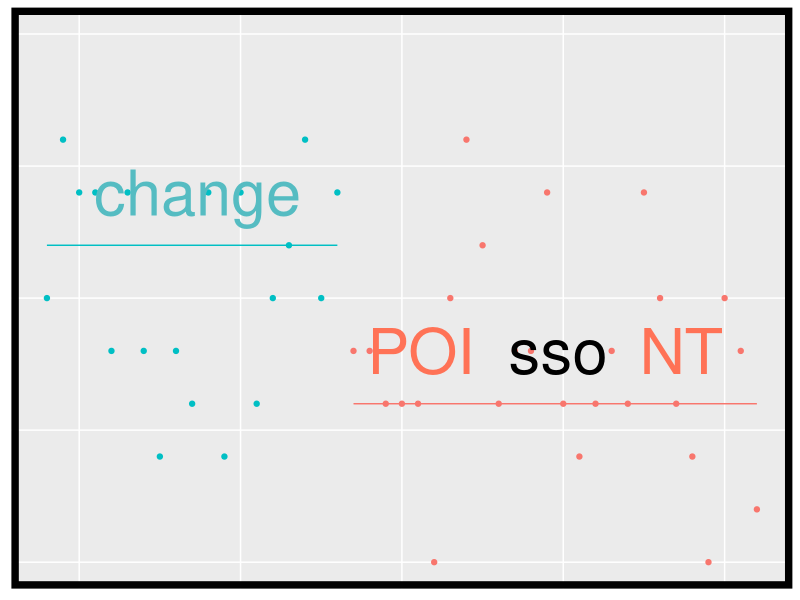

Reproduce this figure in R.
## ---- chunk 1
knitr::opts_chunk$set(
  collapse = TRUE,
  comment = "#>"
)
## ---- chunk 2

library(tibble)
library(dplyr)
library(ggplot2)
library(svglite)
library(here)

len = 51
#Ensure that len is even
len = len + len%%2

intensities = c(rep(6,len/2),rep(3,len/2))
obs = rpois(n = len, lambda = intensities)

tib = tibble(x = 1:len, intensities, obs)
by_intense = tib %>%
  group_by(intensities)

first_grp <- by_intense %>%
  filter(intensities == 6)

second_grp <- by_intense %>%
  filter(intensities == 3)

p = ggplot(by_intense, aes( x = x , y = obs , color = as.character(intensities) ) ) +
  geom_point() +
  geom_line(data = first_grp ,aes(x = x , y = intensities , color = as.character(intensities) )) +
  geom_line(data = second_grp ,aes(x = x , y = intensities , color = as.character(intensities) )) +
  expand_limits(y = 0) +
  theme(axis.line=element_blank(),axis.text.x=element_blank(),
          axis.text.y=element_blank(),axis.ticks=element_blank(),
          axis.title.x=element_blank(),
          axis.title.y=element_blank(),legend.position="none",
          panel.grid.minor=element_blank(),plot.background=element_blank(),
          panel.border = element_rect(colour = "black", fill=NA, size=5))

 logo = p + annotate("text", x=len/3, y=7, label= "change", size = 16 , color = "#55BCC2" ) + 
   annotate("text", x=len*0.6, y=4, label= "POI", size = 16 , color = "coral1" ) +
   annotate("text", x=len*0.763, y=4, label= "sso", size = 16 ) + 
   annotate("text", x=len*0.91, y=4, label= "NT", size = 16 , color = "coral1") +
   xlim(8, len) +
   ylim(0,10) 
   #theme( panel.border = element_rect(colour = "black", fill=NA, size=5) )
   
ggsave(file=here("man","figures","logo.svg"), plot=logo, width=6, height=4)
